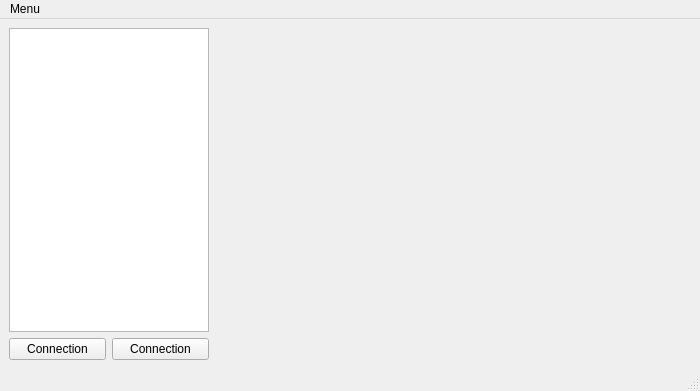
<?xml version="1.0" encoding="UTF-8"?>
<ui version="4.0">
 <class>Ssmr::MainWindow</class>
 <widget class="QMainWindow" name="Ssmr::MainWindow">
  <property name="geometry">
   <rect>
    <x>0</x>
    <y>0</y>
    <width>700</width>
    <height>391</height>
   </rect>
  </property>
  <property name="windowTitle">
   <string>Simple smart meter reader</string>
  </property>
  <widget class="QWidget" name="centralwidget">
   <layout class="QGridLayout" name="gridLayout">
    <item row="0" column="0" colspan="2">
     <widget class="QListWidget" name="listWidget">
      <property name="sizePolicy">
       <sizepolicy hsizetype="Fixed" vsizetype="Expanding">
        <horstretch>0</horstretch>
        <verstretch>0</verstretch>
       </sizepolicy>
      </property>
      <property name="minimumSize">
       <size>
        <width>200</width>
        <height>300</height>
       </size>
      </property>
      <property name="maximumSize">
       <size>
        <width>200</width>
        <height>16777215</height>
       </size>
      </property>
      <property name="editTriggers">
       <set>QAbstractItemView::NoEditTriggers</set>
      </property>
      <property name="viewMode">
       <enum>QListView::ListMode</enum>
      </property>
     </widget>
    </item>
    <item row="1" column="0">
     <widget class="QPushButton" name="btnAddConnection">
      <property name="text">
       <string>Connection</string>
      </property>
      <property name="icon">
       <iconset resource="../ssmr.qrc">
        <normaloff>:/add.png</normaloff>:/add.png</iconset>
      </property>
     </widget>
    </item>
    <item row="1" column="1">
     <widget class="QPushButton" name="btnRemoveConnection">
      <property name="text">
       <string>Connection</string>
      </property>
      <property name="icon">
       <iconset resource="../ssmr.qrc">
        <normaloff>:/delete.png</normaloff>:/delete.png</iconset>
      </property>
     </widget>
    </item>
    <item row="0" column="2" rowspan="2">
     <widget class="QStackedWidget" name="stackedWidget">
      <property name="minimumSize">
       <size>
        <width>200</width>
        <height>0</height>
       </size>
      </property>
      <widget class="QWidget" name="pageNoConnection"/>
     </widget>
    </item>
   </layout>
  </widget>
  <widget class="QMenuBar" name="menubar">
   <property name="geometry">
    <rect>
     <x>0</x>
     <y>0</y>
     <width>700</width>
     <height>21</height>
    </rect>
   </property>
   <widget class="QMenu" name="menuConnections">
    <property name="title">
     <string>Menu</string>
    </property>
    <addaction name="actionNewConnection"/>
    <addaction name="actionRemoveConnection"/>
    <addaction name="separator"/>
    <addaction name="actionQuit"/>
   </widget>
   <addaction name="menuConnections"/>
  </widget>
  <widget class="QStatusBar" name="statusbar"/>
  <action name="actionNewConnection">
   <property name="text">
    <string>New Connection</string>
   </property>
  </action>
  <action name="actionQuit">
   <property name="text">
    <string>Quit</string>
   </property>
  </action>
  <action name="actionRemoveConnection">
   <property name="text">
    <string>Remove Connection</string>
   </property>
  </action>
 </widget>
 <resources>
  <include location="../ssmr.qrc"/>
 </resources>
 <connections/>
</ui>
